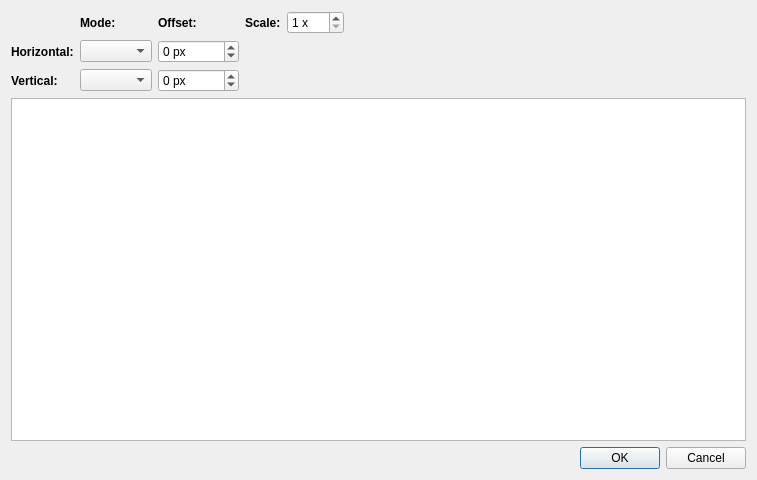
<?xml version="1.0" encoding="UTF-8"?>
<ui version="4.0">
 <class>DialogAlign</class>
 <widget class="QDialog" name="DialogAlign">
  <property name="geometry">
   <rect>
    <x>0</x>
    <y>0</y>
    <width>757</width>
    <height>480</height>
   </rect>
  </property>
  <property name="windowTitle">
   <string>Align</string>
  </property>
  <layout class="QVBoxLayout" name="verticalLayout">
   <item>
    <layout class="QGridLayout" name="gridLayout">
     <item row="0" column="1">
      <widget class="QLabel" name="label_5">
       <property name="font">
        <font>
         <bold>true</bold>
        </font>
       </property>
       <property name="text">
        <string>Mode:</string>
       </property>
      </widget>
     </item>
     <item row="0" column="2">
      <widget class="QLabel" name="label_4">
       <property name="font">
        <font>
         <bold>true</bold>
        </font>
       </property>
       <property name="text">
        <string>Offset:</string>
       </property>
      </widget>
     </item>
     <item row="0" column="3">
      <widget class="QLabel" name="label">
       <property name="sizePolicy">
        <sizepolicy hsizetype="Preferred" vsizetype="Preferred">
         <horstretch>0</horstretch>
         <verstretch>0</verstretch>
        </sizepolicy>
       </property>
       <property name="font">
        <font>
         <bold>true</bold>
        </font>
       </property>
       <property name="text">
        <string>Scale:</string>
       </property>
      </widget>
     </item>
     <item row="0" column="4">
      <widget class="QSpinBox" name="spinBoxScale">
       <property name="suffix">
        <string notr="true"> x</string>
       </property>
       <property name="minimum">
        <number>1</number>
       </property>
       <property name="maximum">
        <number>100</number>
       </property>
      </widget>
     </item>
     <item row="0" column="5">
      <spacer name="horizontalSpacer">
       <property name="orientation">
        <enum>Qt::Horizontal</enum>
       </property>
       <property name="sizeHint" stdset="0">
        <size>
         <width>40</width>
         <height>20</height>
        </size>
       </property>
      </spacer>
     </item>
     <item row="1" column="0">
      <widget class="QLabel" name="label_2">
       <property name="font">
        <font>
         <bold>true</bold>
        </font>
       </property>
       <property name="text">
        <string>Horizontal:</string>
       </property>
      </widget>
     </item>
     <item row="1" column="1">
      <widget class="QComboBox" name="comboBoxHorizontalMode"/>
     </item>
     <item row="1" column="2">
      <widget class="QSpinBox" name="spinBoxHorizontalOffset">
       <property name="suffix">
        <string notr="true"> px</string>
       </property>
       <property name="minimum">
        <number>-65535</number>
       </property>
       <property name="maximum">
        <number>65535</number>
       </property>
       <property name="value">
        <number>0</number>
       </property>
      </widget>
     </item>
     <item row="2" column="0">
      <widget class="QLabel" name="label_3">
       <property name="font">
        <font>
         <bold>true</bold>
        </font>
       </property>
       <property name="text">
        <string>Vertical:</string>
       </property>
      </widget>
     </item>
     <item row="2" column="1">
      <widget class="QComboBox" name="comboBoxVerticalMode"/>
     </item>
     <item row="2" column="2">
      <widget class="QSpinBox" name="spinBoxVerticalOffset">
       <property name="suffix">
        <string notr="true"> px</string>
       </property>
       <property name="minimum">
        <number>-65535</number>
       </property>
       <property name="maximum">
        <number>65535</number>
       </property>
       <property name="value">
        <number>0</number>
       </property>
      </widget>
     </item>
    </layout>
   </item>
   <item>
    <widget class="QTableView" name="tableView">
     <property name="sizePolicy">
      <sizepolicy hsizetype="Expanding" vsizetype="Minimum">
       <horstretch>0</horstretch>
       <verstretch>0</verstretch>
      </sizepolicy>
     </property>
     <property name="verticalScrollMode">
      <enum>QAbstractItemView::ScrollPerPixel</enum>
     </property>
     <property name="horizontalScrollMode">
      <enum>QAbstractItemView::ScrollPerPixel</enum>
     </property>
    </widget>
   </item>
   <item>
    <widget class="QDialogButtonBox" name="buttonBox">
     <property name="orientation">
      <enum>Qt::Horizontal</enum>
     </property>
     <property name="standardButtons">
      <set>QDialogButtonBox::Cancel|QDialogButtonBox::Ok</set>
     </property>
    </widget>
   </item>
  </layout>
 </widget>
 <resources/>
 <connections>
  <connection>
   <sender>buttonBox</sender>
   <signal>accepted()</signal>
   <receiver>DialogAlign</receiver>
   <slot>accept()</slot>
   <hints>
    <hint type="sourcelabel">
     <x>378</x>
     <y>458</y>
    </hint>
    <hint type="destinationlabel">
     <x>378</x>
     <y>239</y>
    </hint>
   </hints>
  </connection>
  <connection>
   <sender>buttonBox</sender>
   <signal>rejected()</signal>
   <receiver>DialogAlign</receiver>
   <slot>reject()</slot>
   <hints>
    <hint type="sourcelabel">
     <x>378</x>
     <y>458</y>
    </hint>
    <hint type="destinationlabel">
     <x>378</x>
     <y>239</y>
    </hint>
   </hints>
  </connection>
 </connections>
</ui>
